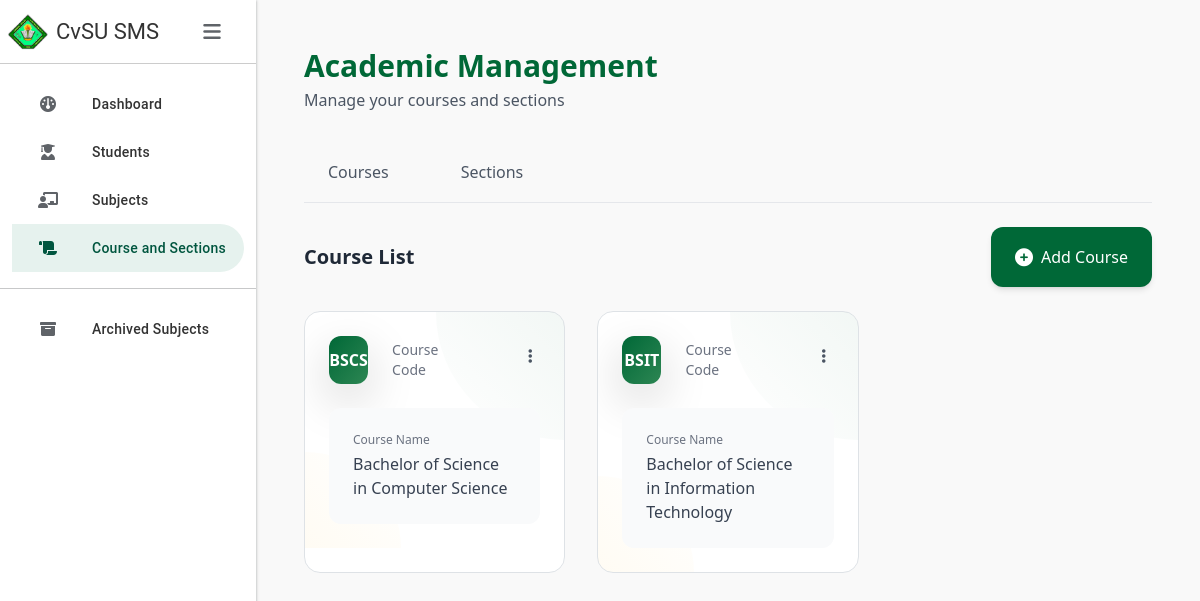
Page /courses/ on the committed database.
### SMSapp/models.py (models this page shows, shortened)
class Course(models.Model):
    course_abv = models.CharField(max_length=10, primary_key=True)
    course_name = models.CharField(max_length=100)

### SMSapp/views.py (the view)
# urls.py: path('courses/', views.courses, name='courses'),
def courses(request):
    courses = Course.objects.all()
    sections = Section.objects.select_related('course').all()
    context = {
        'courses': courses,
        'sections': sections,
    }
    return render(request, 'courses.html', context)

### SMSapp/templates/courses.html (shortened to what this page needs)
{% extends 'base.html' %}
{% load static %}
{% block content %}
<div class="p-6 min-h-screen">
    <div class="flex justify-between items-center mb-8">
        <div>
            <h2 class="text-3xl font-bold text-[#006837]">Academic Management</h2>
            <p class="text-gray-600 mt-1">Manage your courses and sections</p>
        </div>
    </div>
    <div class="mb-6 border-b border-gray-200">
        <div class="flex gap-4">
            <button id="coursesTab"
                    onclick="switchTab('courses')"
                    class="px-6 py-3 font-medium text-gray-600 border-b-2 border-transparent hover:text-[#006837] tab-active">
                Courses
            </button>
            <button id="sectionsTab"
                    onclick="switchTab('sections')"
                    class="px-6 py-3 font-medium text-gray-600 border-b-2 border-transparent hover:text-[#006837]">
                Sections
            </button>
        </div>
    </div>
    <div id="coursesContent" class="tab-content">
        <div class="flex justify-between items-center mb-6">
            <h3 class="text-xl font-semibold text-gray-800">Course List</h3>
            <button type="button"
                    class="group px-6 py-3 bg-[#006837] hover:bg-[#2d8653] text-white rounded-xl transition-all duration-200 flex items-center gap-2 shadow-md hover:shadow-xl"
                    onclick="openModal('addCourseModal')">
                <i class="fas fa-plus-circle text-lg"></i>
                <span class="font-medium">Add Course</span>
            </button>
        </div>
        <div class="grid grid-cols-1 md:grid-cols-2 lg:grid-cols-3 gap-8">
            {% for course in courses %}
            <div class="relative group bg-white rounded-2xl overflow-hidden transition-all duration-300 hover:-translate-y-1 border border-gray-100 hover:shadow-[0_20px_35px_-10px_rgba(0,104,55,0.1)]">
                <div class="absolute top-6 right-6 z-50">
                    <button type="button"
                            class="p-2 rounded-full transition-colors relative"
                            onclick="event.preventDefault(); toggleDropdown(this)">
                        <i class="fas fa-ellipsis-v text-gray-600"></i>
                    </button>
                </div>
                <div class="p-6 relative">
                    <div class="absolute top-0 right-0 w-32 h-32 bg-gradient-to-bl from-[#006837]/5 to-transparent rounded-bl-full"></div>
                    <div class="mb-6 relative z-10 pr-20">
                        <div class="flex items-center gap-4">
                            <div class="w-12 h-12 rounded-xl bg-gradient-to-br from-[#006837] to-[#2d8653] flex items-center justify-center text-white font-bold shadow-lg transform group-hover:scale-110 transition-all duration-300">
                                {{ course.course_abv}}
                            </div>
                            <div>
                                <p class="text-sm text-gray-500">Course Code</p>
                            </div>
                        </div>
                    </div>
                    <div class="relative z-10">
                        <div class="p-4 rounded-xl bg-gray-50 group-hover:bg-green-50/50 transition-colors">
                            <p class="text-xs text-gray-500">Course Name</p>
                            <p class="font-medium text-gray-700 mt-1">{{ course.course_name }}</p>
                        </div>
                    </div>
                </div>
            </div>
            {% endfor %}
        </div>
    </div>
</div>
{% endblock %}

### SMSapp/templates/base.html (style rules this page uses)
:root { --gc-primary: #00563F; --gc-secondary: #E6F2EE; --gc-text: #333333; --gc-border: #CCCCCC; --gc-hover: #F5F9F7; --sidebar-width: 256px; --sidebar-collapsed-width: 72px; }
body { background-color: #f9f9f9; overflow-x: hidden; }

### SMSapp/templates/courses.html (style rules this page uses)
.tab-active { @apply border-[#006837] text-[#006837]; }

### rows in the picture
Course: course_abv "BSCS", course_name "Bachelor of Science in Computer Science"
Course: course_abv "BSIT", course_name "Bachelor of Science in Information Technology"
